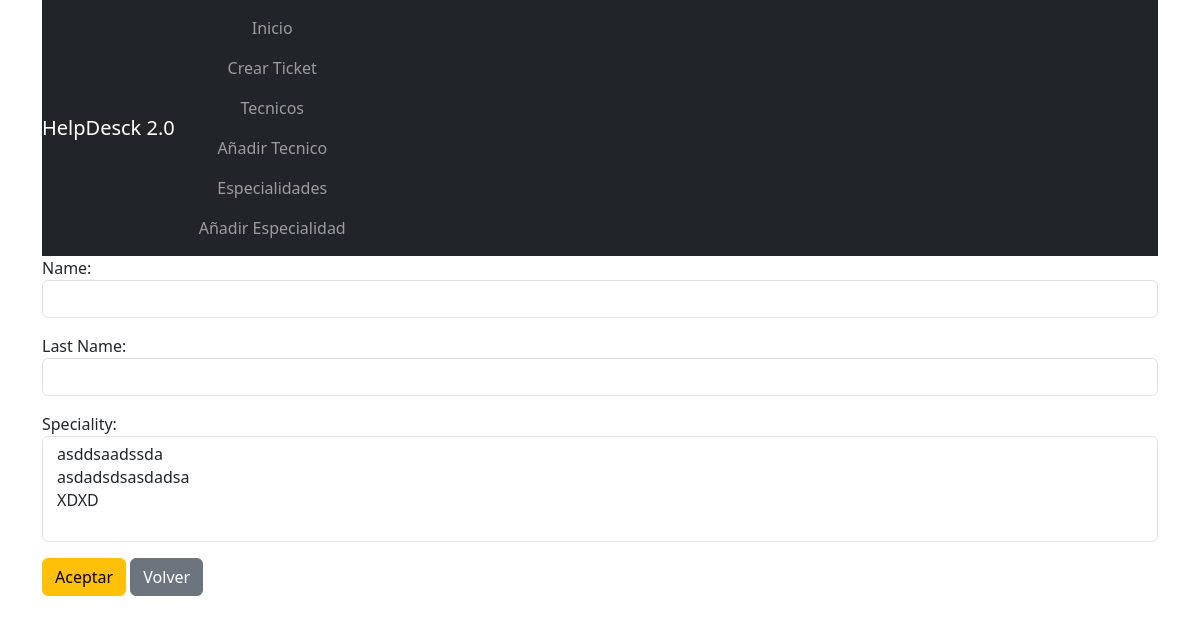
Before: /tech_create with the older database file.
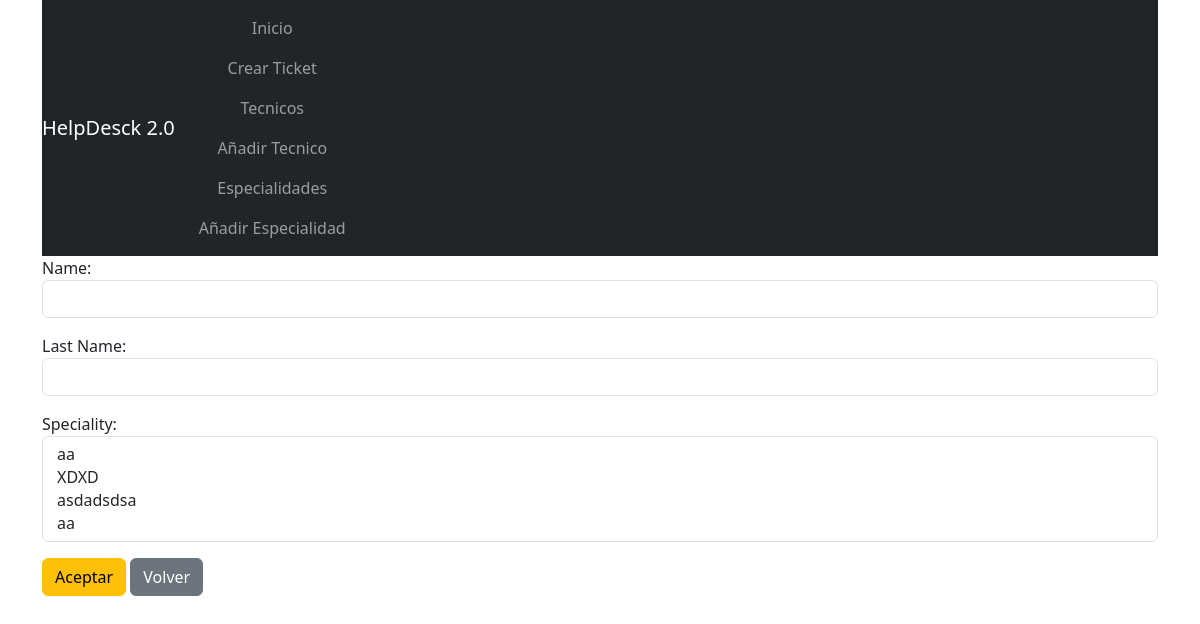
After: the same page with the newer database file.
### core/views.py (the view)
# urls.py: path("tech_create",views.TechCreateView.as_view(),name="tech_create"),
class TechCreateView(CreateView):
    model = Tech
    form_class = TechForm
    template_name = "tech_form.html"
    success_url = reverse_lazy('home')

### core/forms.py
class TechForm(forms.ModelForm):
    class Meta:
        model = Tech
        fields = ["name","last_name","speciality"]
        widgets = {"name":forms.TextInput(attrs={"class":"form-control"}),
                   "last_name":forms.TextInput(attrs={"class":"form-control"}),
                   "speciality":forms.SelectMultiple(attrs={"class":"form-control"}),
                   }

### core/models.py (called while the page is built)
    def __str__(self) -> str:
        return self.name

### core/templates/tech_form.html (shortened to what this page needs)
{% extends "base.html" %}
{% block content %}
<form action="" method="post">
    {{ form.as_p }}
    <button type="submit" class="btn btn-warning">Aceptar</button>
    <a href="{% url 'tech_list' %}" class="btn btn-secondary">Volver</a>
</form>
{% endblock %}

Changed rows visible on the page:
changed Speciality: name "asddsaadssda" → "aa" (drawn)
Other visible differences:
form field speciality: "asddsaadssda / asdadsdsasdadsa / XDXD" → "aa / XDXD / asdadsdsa / aa"
